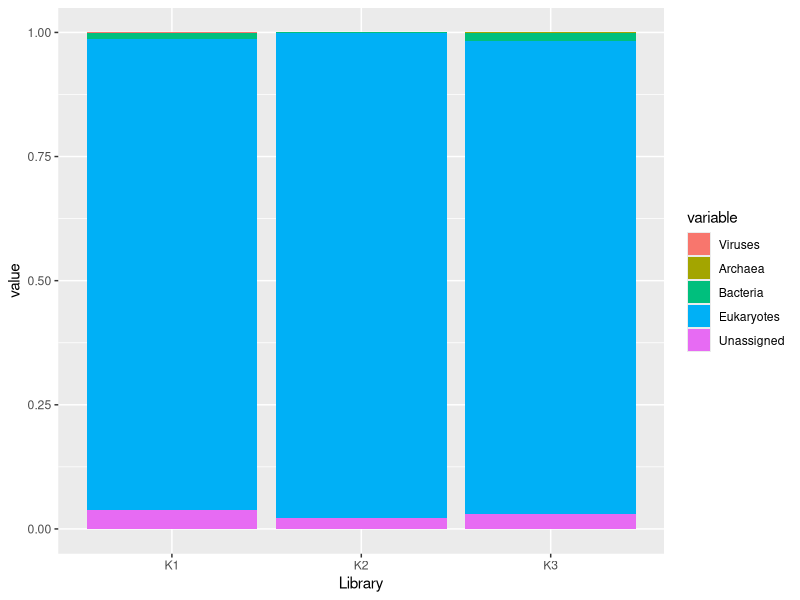
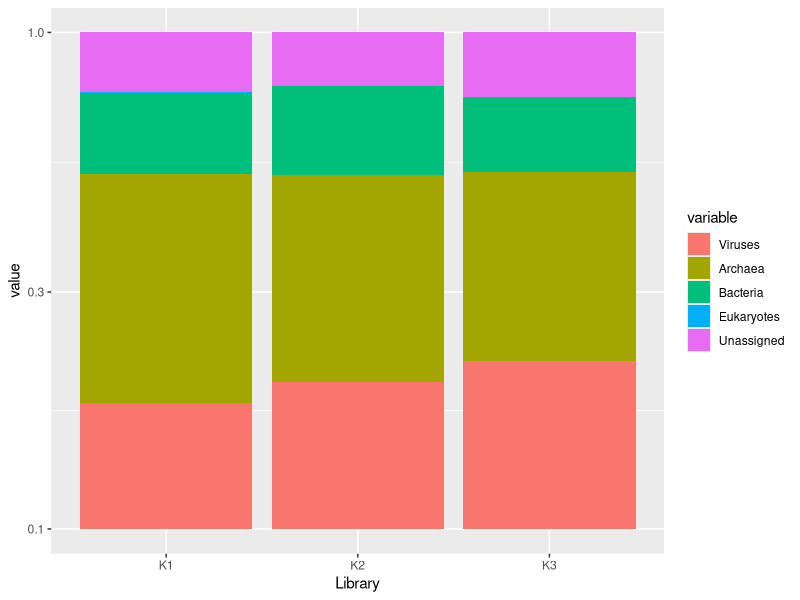
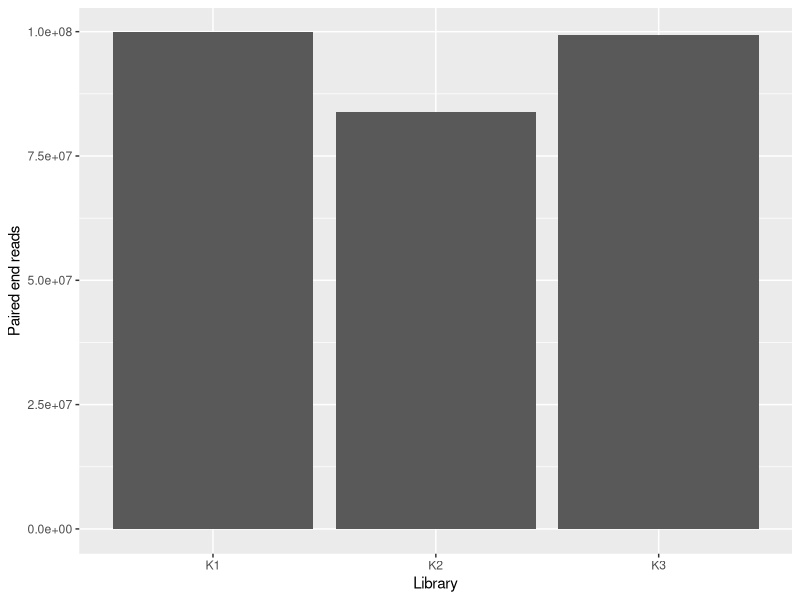

Recreate these plots in R, in order.
## ---- chunk 1
library(readr)
data <- read_csv("finalabudnance.csv")
library(ggplot2)
library(reshape2)
## ---- chunk 2
melted_data = melt(data, id = "Library")
ggplot (melted_data, aes(fill=variable, y =value, x=Library)) +
  geom_bar(position ="fill", stat="identity")

melted_data$logcounts = log(melted_data$value)

melted_data = melt(data, na.rm = FALSE, id = "Library")
ggplot (melted_data, aes(fill=variable, y =value, x=Library)) +
  geom_bar(position ="fill", stat="identity") +
  scale_y_log10()
## ---- chunk 3
reads <- read_csv("reads.csv")
ggplot(reads, aes(x=Library, y=`Paired end reads`)) +
  geom_bar(stat="identity")
